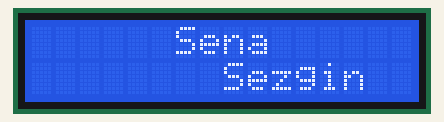
The sketch below on a simulated Arduino Uno, built with avr-gcc and run on an emulated ATmega328P. Parts: 16×2 character LCD.

Above: at 0.1 s.

The sketch:

lcdekran.ino
```cpp
#include <LiquidCrystal_I2C.h>


#include <LiquidCrystal_I2C.h>

LiquidCrystal_I2C lcd(0x3f, 16, 2); // Bu kodu kullanırken ekranda yazı çıkmaz ise 0x27 yerine 0x3f yazınız !!
void setup() {
  lcd.begin();

}

void loop() {
 lcd.setCursor(6,0); // İlk satırın başlangıç noktası
 lcd.print("Sena");
 lcd.setCursor(8,1); // İkinci satırın başlangıç noktası
 lcd.print("Sezgin");
 delay(1000);

 lcd.clear();
}
```
